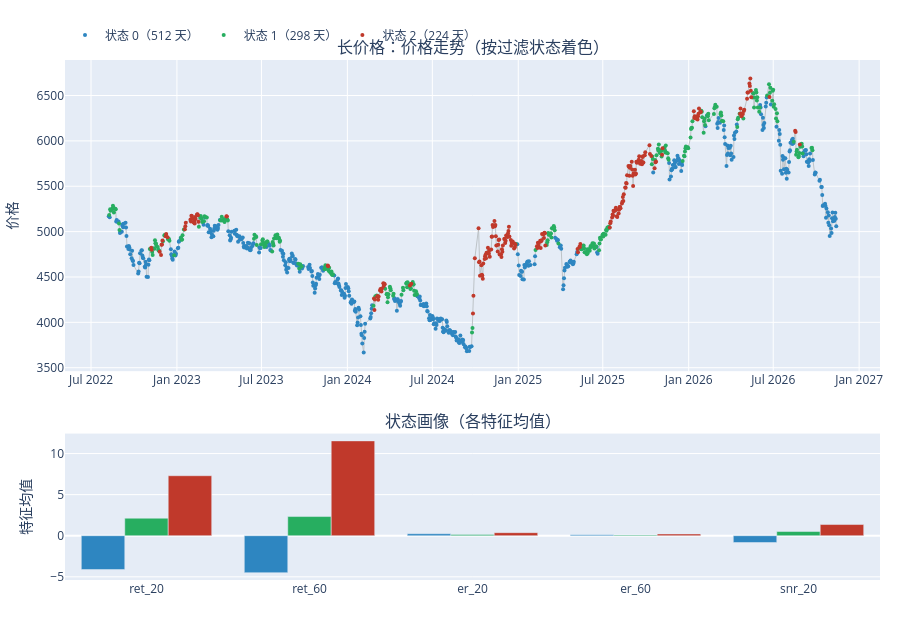

This figure's notebook cell:
### Markdown cell above
## 三、长价格（20–60 日）

### Code cell
plot_states('长价格').show()

### Figure 1 — Plotly figure (JSON) as saved in the notebook; plotly's stock layout.template omitted (floating-point values rounded to 4 significant figures; data arrays with more than 128 entries replaced by an {"elided": "..."} marker saying what was removed)
{"data": [{"line": {"color": "#BDC3C7", "width": 1}, "mode": "lines", "name": "价格", "showlegend": false, "type": "scatter", "x": {"elided": "1034 str values"}, "xaxis": "x", "y": {"elided": "1034 float values"}, "yaxis": "y"}, {"marker": {"color": "#2E86C1", "size": 4}, "mode": "markers", "name": "状态 0（512 天）", "type": "scatter", "x": {"elided": "512 str values"}, "xaxis": "x", "y": {"elided": "512 float values"}, "yaxis": "y"}, {"marker": {"color": "#27AE60", "size": 4}, "mode": "markers", "name": "状态 1（298 天）", "type": "scatter", "x": {"elided": "298 str values"}, "xaxis": "x", "y": {"elided": "298 float values"}, "yaxis": "y"}, {"marker": {"color": "#C0392B", "size": 4}, "mode": "markers", "name": "状态 2（224 天）", "type": "scatter", "x": {"elided": "224 str values"}, "xaxis": "x", "y": {"elided": "224 float values"}, "yaxis": "y"}, {"marker": {"color": "#2E86C1"}, "name": "状态 0", "showlegend": false, "type": "bar", "x": ["ret_20", "ret_60", "er_20", "er_60", "snr_20"], "xaxis": "x2", "y": [-4.12, -4.5, 0.24, 0.12, -0.83], "yaxis": "y2"}, {"marker": {"color": "#27AE60"}, "name": "状态 1", "showlegend": false, "type": "bar", "x": ["ret_20", "ret_60", "er_20", "er_60", "snr_20"], "xaxis": "x2", "y": [2.13, 2.33, 0.14, 0.1, 0.51], "yaxis": "y2"}, {"marker": {"color": "#C0392B"}, "name": "状态 2", "showlegend": false, "type": "bar", "x": ["ret_20", "ret_60", "er_20", "er_60", "snr_20"], "xaxis": "x2", "y": [7.3, 11.54, 0.37, 0.21, 1.36], "yaxis": "y2"}], "layout": {"annotations": [{"font": {"size": 16}, "showarrow": false, "text": "长价格：价格走势（按过滤状态着色）", "x": 0.5, "xanchor": "center", "xref": "paper", "y": 1.0, "yanchor": "bottom", "yref": "paper"}, {"font": {"size": 16}, "showarrow": false, "text": "状态画像（各特征均值）", "x": 0.5, "xanchor": "center", "xref": "paper", "y": 0.2816, "yanchor": "bottom", "yref": "paper"}], "height": 620, "hovermode": "x unified", "legend": {"orientation": "h", "y": 1.02, "yanchor": "bottom"}, "margin": {"b": 40, "l": 40, "r": 20, "t": 60}, "xaxis": {"anchor": "y", "domain": [0.0, 1.0]}, "xaxis2": {"anchor": "y2", "domain": [0.0, 1.0]}, "yaxis": {"anchor": "x", "domain": [0.4016, 1.0], "title": {"text": "价格"}}, "yaxis2": {"anchor": "x2", "domain": [0.0, 0.2816], "title": {"text": "特征均值"}}}}
